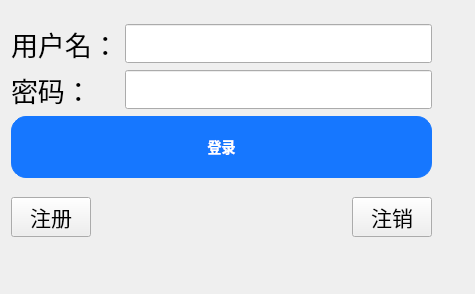
<?xml version="1.0" encoding="UTF-8"?>
<ui version="4.0">
 <class>TcpClient</class>
 <widget class="QWidget" name="TcpClient">
  <property name="geometry">
   <rect>
    <x>0</x>
    <y>0</y>
    <width>475</width>
    <height>294</height>
   </rect>
  </property>
  <property name="windowTitle">
   <string>TcpClient</string>
  </property>
  <widget class="QWidget" name="">
   <property name="geometry">
    <rect>
     <x>11</x>
     <y>11</y>
     <width>421</width>
     <height>241</height>
    </rect>
   </property>
   <layout class="QVBoxLayout" name="verticalLayout">
    <item>
     <layout class="QGridLayout" name="gridLayout">
      <item row="0" column="0">
       <widget class="QLabel" name="name_lab">
        <property name="font">
         <font>
          <pointsize>20</pointsize>
         </font>
        </property>
        <property name="text">
         <string>用户名：</string>
        </property>
       </widget>
      </item>
      <item row="0" column="1">
       <widget class="QLineEdit" name="name_le">
        <property name="font">
         <font>
          <pointsize>20</pointsize>
         </font>
        </property>
       </widget>
      </item>
      <item row="1" column="0">
       <widget class="QLabel" name="pwd_lab">
        <property name="font">
         <font>
          <pointsize>20</pointsize>
         </font>
        </property>
        <property name="text">
         <string>密码：</string>
        </property>
       </widget>
      </item>
      <item row="1" column="1">
       <widget class="QLineEdit" name="pwd_le">
        <property name="font">
         <font>
          <pointsize>20</pointsize>
         </font>
        </property>
        <property name="text">
         <string/>
        </property>
        <property name="echoMode">
         <enum>QLineEdit::Password</enum>
        </property>
       </widget>
      </item>
      <item row="2" column="0" colspan="2">
       <widget class="QPushButton" name="login_pb">
        <property name="font">
         <font>
          <pointsize>-1</pointsize>
          <italic>false</italic>
          <bold>true</bold>
         </font>
        </property>
        <property name="styleSheet">
         <string notr="true">QPushButton {
    border: 1px solid #1677FF;   /* 边框的粗细，颜色（支付宝蓝色） */
    border-radius: 15px;         /* 设置圆角半径 */
    padding: 10px 20px;          /* 内边距 */
    background-color: #1677FF;   /* 背景颜色（支付宝蓝色） */
    color: white;                /* 字体颜色 */
    font: bold 14px;             /* 设置按钮文字和大小 */
    min-width: 100px;            /* 设置最小宽度 */
    min-height: 40px;            /* 设置最小高度 */
}

/* 鼠标悬停效果 */
QPushButton:hover {
    background-color: #4096FF;   /* 鼠标悬停时的背景颜色（稍浅的蓝色） */
    border-color: #4096FF;       /* 鼠标悬停时的边框颜色 */
}

/* 按钮按下效果 */
QPushButton:pressed {
    background-color: #0958D9;   /* 按钮按下时的背景颜色（深蓝色） */
    border-color: #0958D9;       /* 按钮按下时的边框颜色 */
}</string>
        </property>
        <property name="text">
         <string>登录</string>
        </property>
       </widget>
      </item>
     </layout>
    </item>
    <item>
     <layout class="QHBoxLayout" name="horizontalLayout">
      <item>
       <widget class="QPushButton" name="register_pb">
        <property name="font">
         <font>
          <pointsize>16</pointsize>
         </font>
        </property>
        <property name="text">
         <string>注册</string>
        </property>
       </widget>
      </item>
      <item>
       <spacer name="horizontalSpacer">
        <property name="orientation">
         <enum>Qt::Horizontal</enum>
        </property>
        <property name="sizeHint" stdset="0">
         <size>
          <width>40</width>
          <height>20</height>
         </size>
        </property>
       </spacer>
      </item>
      <item>
       <widget class="QPushButton" name="logout_pb">
        <property name="font">
         <font>
          <pointsize>16</pointsize>
         </font>
        </property>
        <property name="styleSheet">
         <string notr="true"/>
        </property>
        <property name="text">
         <string>注销</string>
        </property>
       </widget>
      </item>
     </layout>
    </item>
   </layout>
  </widget>
 </widget>
 <resources/>
 <connections/>
</ui>
